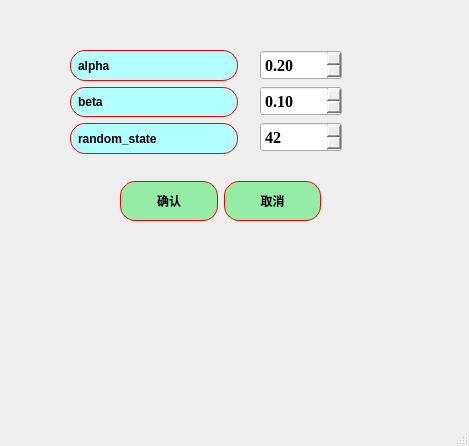
<?xml version="1.0" encoding="UTF-8"?>
<ui version="4.0">
 <class>REMTW_para</class>
 <widget class="QMainWindow" name="REMTW_para">
  <property name="geometry">
   <rect>
    <x>0</x>
    <y>0</y>
    <width>469</width>
    <height>446</height>
   </rect>
  </property>
  <property name="windowTitle">
   <string>REMTW参数设置</string>
  </property>
  <widget class="QWidget" name="centralwidget">
   <widget class="QWidget" name="layoutWidget">
    <property name="geometry">
     <rect>
      <x>70</x>
      <y>50</y>
      <width>168</width>
      <height>104</height>
     </rect>
    </property>
    <layout class="QVBoxLayout" name="verticalLayout">
     <item>
      <widget class="QLabel" name="label">
       <property name="styleSheet">
        <string notr="true">QLabel{
border:1px solid red;   /*边框的粗细，颜色*/
border-radius:15px;    /*设置圆角半径 */
padding:2px 4px;  /*QFrame边框与内部其它部件的距离*/
background-color: rgb(177, 255, 255);	/*背景颜色*/
color:rgb(0, 0, 0);		/*字体颜色*/
	font: 18pt &quot;楷体&quot;;
qproperty-alignment: 'AlignCenter';
font:bold;
}</string>
       </property>
       <property name="text">
        <string>alpha</string>
       </property>
      </widget>
     </item>
     <item>
      <widget class="QLabel" name="label_2">
       <property name="styleSheet">
        <string notr="true">QLabel{
border:1px solid red;   /*边框的粗细，颜色*/
border-radius:15px;    /*设置圆角半径 */
padding:2px 4px;  /*QFrame边框与内部其它部件的距离*/
background-color: rgb(177, 255, 255);	/*背景颜色*/
color:rgb(0, 0, 0);		/*字体颜色*/
	font: 18pt &quot;楷体&quot;;
qproperty-alignment: 'AlignCenter';
font:bold;
}</string>
       </property>
       <property name="text">
        <string>beta</string>
       </property>
      </widget>
     </item>
     <item>
      <widget class="QLabel" name="label_3">
       <property name="styleSheet">
        <string notr="true">QLabel{
border:1px solid red;   /*边框的粗细，颜色*/
border-radius:15px;    /*设置圆角半径 */
padding:2px 4px;  /*QFrame边框与内部其它部件的距离*/
background-color: rgb(177, 255, 255);	/*背景颜色*/
color:rgb(0, 0, 0);		/*字体颜色*/
	font: 18pt &quot;楷体&quot;;
qproperty-alignment: 'AlignCenter';
font:bold;
}</string>
       </property>
       <property name="text">
        <string>random_state</string>
       </property>
      </widget>
     </item>
    </layout>
   </widget>
   <widget class="QWidget" name="layoutWidget">
    <property name="geometry">
     <rect>
      <x>120</x>
      <y>180</y>
      <width>201</width>
      <height>42</height>
     </rect>
    </property>
    <layout class="QHBoxLayout" name="horizontalLayout">
     <item>
      <widget class="QPushButton" name="pushButton">
       <property name="minimumSize">
        <size>
         <width>0</width>
         <height>40</height>
        </size>
       </property>
       <property name="styleSheet">
        <string notr="true">QPushButton{
border:1px solid red;   /*边框的粗细，颜色*/
border-radius:15px;    /*设置圆角半径 */
padding:2px 4px;  /*QFrame边框与内部其它部件的距离*/
background-color: rgb(149, 236, 165);	/*背景颜色*/
color:rgb(0, 0, 0);		/*字体颜色*/
	font: 18pt &quot;楷体&quot;;

font:bold;
}
QPushButton:hover {
    background-color: rgb(177, 244, 155);    /* 悬停时背景色 */
}
QPushButton:pressed {
    background-color:rgb(99, 181, 255);     /* 点击时背景色 */
}</string>
       </property>
       <property name="text">
        <string>确认</string>
       </property>
      </widget>
     </item>
     <item>
      <widget class="QPushButton" name="pushButton_2">
       <property name="minimumSize">
        <size>
         <width>0</width>
         <height>40</height>
        </size>
       </property>
       <property name="styleSheet">
        <string notr="true">QPushButton{
border:1px solid red;   /*边框的粗细，颜色*/
border-radius:15px;    /*设置圆角半径 */
padding:2px 4px;  /*QFrame边框与内部其它部件的距离*/
background-color: rgb(149, 236, 165);	/*背景颜色*/
color:rgb(0, 0, 0);		/*字体颜色*/
	font: 18pt &quot;楷体&quot;;

font:bold;
}
QPushButton:hover {
    background-color: rgb(177, 244, 155);    /* 悬停时背景色 */
}
QPushButton:pressed {
    background-color:rgb(99, 181, 255);     /* 点击时背景色 */
}</string>
       </property>
       <property name="text">
        <string>取消</string>
       </property>
      </widget>
     </item>
    </layout>
   </widget>
   <widget class="QWidget" name="layoutWidget">
    <property name="geometry">
     <rect>
      <x>260</x>
      <y>50</y>
      <width>82</width>
      <height>104</height>
     </rect>
    </property>
    <layout class="QVBoxLayout" name="verticalLayout_2">
     <item>
      <widget class="QDoubleSpinBox" name="doubleSpinBox_alpha">
       <property name="minimumSize">
        <size>
         <width>80</width>
         <height>30</height>
        </size>
       </property>
       <property name="font">
        <font>
         <family>Times New Roman</family>
         <pointsize>12</pointsize>
         <weight>75</weight>
         <bold>true</bold>
        </font>
       </property>
       <property name="styleSheet">
        <string notr="true">QDoubleSpinBox::up-button:pressed {
    margin-top: 4px;  /* 模拟按压下沉 */
}
QDoubleSpinBox::down-button:pressed {
    margin-top: 4px;
}</string>
       </property>
       <property name="value">
        <double>0.200000000000000</double>
       </property>
      </widget>
     </item>
     <item>
      <widget class="QDoubleSpinBox" name="doubleSpinBox_beta">
       <property name="minimumSize">
        <size>
         <width>80</width>
         <height>30</height>
        </size>
       </property>
       <property name="font">
        <font>
         <family>Times New Roman</family>
         <pointsize>12</pointsize>
         <weight>75</weight>
         <bold>true</bold>
        </font>
       </property>
       <property name="styleSheet">
        <string notr="true">QDoubleSpinBox::up-button:pressed {
    margin-top: 4px;  /* 模拟按压下沉 */
}
QDoubleSpinBox::down-button:pressed {
    margin-top: 4px;
}</string>
       </property>
       <property name="value">
        <double>0.100000000000000</double>
       </property>
      </widget>
     </item>
     <item>
      <widget class="QSpinBox" name="spinBox_random_state">
       <property name="minimumSize">
        <size>
         <width>80</width>
         <height>30</height>
        </size>
       </property>
       <property name="maximumSize">
        <size>
         <width>16777210</width>
         <height>16777215</height>
        </size>
       </property>
       <property name="font">
        <font>
         <family>Times New Roman</family>
         <pointsize>12</pointsize>
         <weight>75</weight>
         <bold>true</bold>
        </font>
       </property>
       <property name="styleSheet">
        <string notr="true">QSpinBox::up-button:pressed {
    margin-top: 4px;  /* 模拟按压下沉 */
}
QSpinBox::down-button:pressed {
    margin-top: 4px;
}</string>
       </property>
       <property name="value">
        <number>42</number>
       </property>
      </widget>
     </item>
    </layout>
   </widget>
  </widget>
  <widget class="QMenuBar" name="menubar">
   <property name="geometry">
    <rect>
     <x>0</x>
     <y>0</y>
     <width>469</width>
     <height>23</height>
    </rect>
   </property>
  </widget>
  <widget class="QStatusBar" name="statusbar"/>
 </widget>
 <resources/>
 <connections>
  <connection>
   <sender>pushButton</sender>
   <signal>clicked()</signal>
   <receiver>REMTW_para</receiver>
   <slot>Confirm()</slot>
   <hints>
    <hint type="sourcelabel">
     <x>161</x>
     <y>231</y>
    </hint>
    <hint type="destinationlabel">
     <x>136</x>
     <y>279</y>
    </hint>
   </hints>
  </connection>
  <connection>
   <sender>pushButton</sender>
   <signal>released()</signal>
   <receiver>REMTW_para</receiver>
   <slot>close()</slot>
   <hints>
    <hint type="sourcelabel">
     <x>184</x>
     <y>221</y>
    </hint>
    <hint type="destinationlabel">
     <x>146</x>
     <y>339</y>
    </hint>
   </hints>
  </connection>
  <connection>
   <sender>pushButton_2</sender>
   <signal>clicked()</signal>
   <receiver>REMTW_para</receiver>
   <slot>close()</slot>
   <hints>
    <hint type="sourcelabel">
     <x>267</x>
     <y>213</y>
    </hint>
    <hint type="destinationlabel">
     <x>357</x>
     <y>316</y>
    </hint>
   </hints>
  </connection>
 </connections>
 <slots>
  <slot>Confirm()</slot>
 </slots>
</ui>
